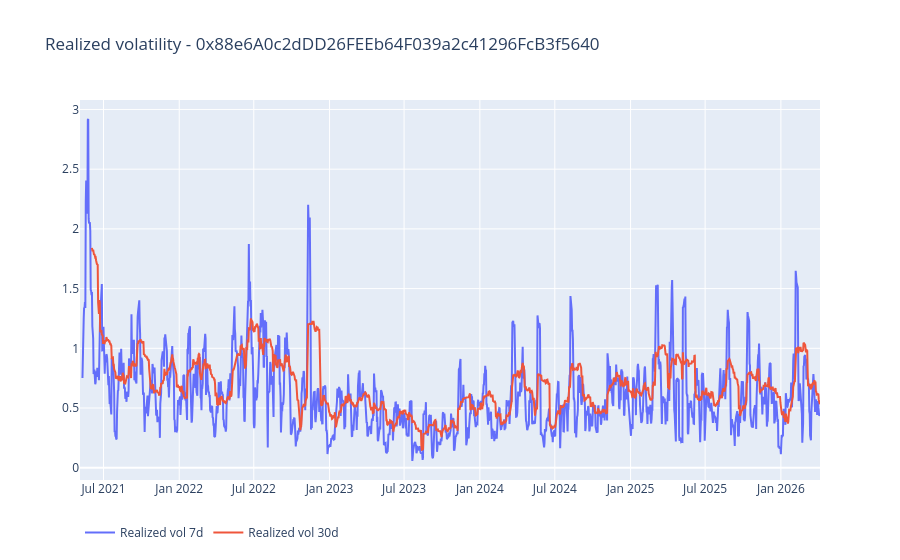

This figure's notebook cell:
### Code cell
if plot_guard() and not price_analytics.empty:
    fig = go.Figure()
    fig.add_trace(go.Scatter(x=price_analytics['date'], y=price_analytics['realized_vol_7d'], mode='lines', name='Realized vol 7d'))
    fig.add_trace(go.Scatter(x=price_analytics['date'], y=price_analytics['realized_vol_30d'], mode='lines', name='Realized vol 30d'))
    fig.update_layout(title=f'Realized volatility - {POOL}', legend=dict(orientation='h'))
    fig.show()

### Figure 1 — Plotly figure (JSON) as saved in the notebook; plotly's stock layout.template omitted (floating-point values rounded to 4 significant figures; data arrays with more than 128 entries replaced by an {"elided": "..."} marker saying what was removed)
{"data": [{"mode": "lines", "name": "Realized vol 7d", "type": "scatter", "x": {"elided": "1798 str values"}, "y": {"elided": "1798 float values"}}, {"mode": "lines", "name": "Realized vol 30d", "type": "scatter", "x": {"elided": "1798 str values"}, "y": {"elided": "1798 float values"}}], "layout": {"legend": {"orientation": "h"}, "title": {"text": "Realized volatility - 0x88e6A0c2dDD26FEEb64F039a2c41296FcB3f5640"}}}
